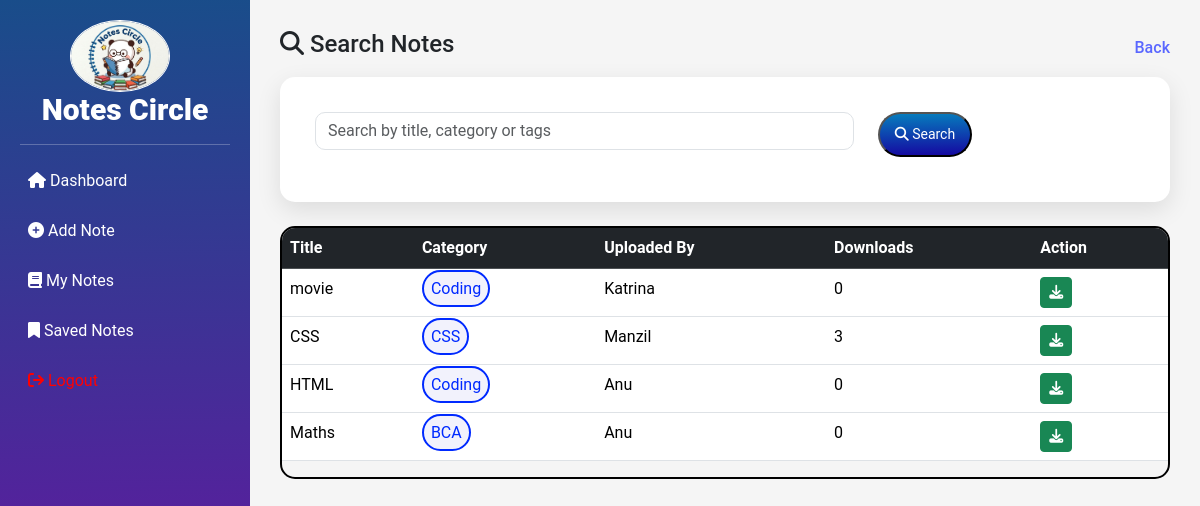
Page /notescircle/user/search_notes.php (signed in) on the committed database.
### tables this page shows
CREATE TABLE `notes` (
  `note_id` int(11) NOT NULL,
  `user_id` int(11) NOT NULL,
  `title` varchar(255) NOT NULL,
  `content` text NOT NULL,
  `created_at` timestamp NOT NULL DEFAULT current_timestamp(),
  `updated_at` timestamp NOT NULL DEFAULT current_timestamp(),
  `file_name` varchar(255) DEFAULT NULL,
  `category` varchar(100) NOT NULL,
  `cover_image` varchar(255) DEFAULT NULL,
  `tags` varchar(255) DEFAULT NULL,
  `downloads` int(11) DEFAULT 0,
  `status` varchar(20) DEFAULT 'active'
);

CREATE TABLE `users` (
  `id` int(11) NOT NULL,
  `name` varchar(100) NOT NULL,
  `email` varchar(100) NOT NULL,
  `password` varchar(255) NOT NULL,
  `created_at` timestamp NOT NULL DEFAULT current_timestamp() ON UPDATE current_timestamp(),
  `profile_photo` varchar(255) DEFAULT NULL
);

### notescircle/user/search_notes.php (the view, shortened to what this page needs)
<?php
include("../config/db.php");
$search = "";
$sql = "SELECT notes.note_id, notes.title, notes.category, notes.downloads, users.name
        FROM notes
        JOIN users ON notes.user_id = users.id
        WHERE notes.status='active'
        AND (notes.title LIKE '%$search%'
        OR notes.category LIKE '%$search%'
        OR notes.tags LIKE '%$search%')
        ORDER BY notes.created_at DESC";
$result = mysqli_query($conn, $sql);
?>
<!DOCTYPE html>
<html>
<head>
    <link rel="stylesheet" href="https://cdn.jsdelivr.net/npm/bootstrap@5.3.2/dist/css/bootstrap.min.css">
    <link rel="stylesheet" href="https://cdnjs.cloudflare.com/ajax/libs/font-awesome/6.5.1/css/all.min.css">
    <link rel="stylesheet" href="../css/user.css">
</head>
<body>
    <div class="dashboard-wrapper">
        <div class="sidebar" id="sidebar">
            <div class="logo-box">
                <img src="../uploads/logo.jpeg" class="logo">
                <h4 class="site-name">Notes Circle</h4>
            </div>
            <hr>
            <ul class="menu">
                <li><a href="dashboard.php"><i class="fa fa-home"></i> Dashboard</a></li>
                <li><a href="add_notes.php"><i class="fa-solid fa-circle-plus"></i> Add Note</a></li>
                <li><a href="my_notes.php"><i class="fa fa-book"></i> My Notes</a></li>
                <li><a href="saved_notes.php"><i class="fa fa-bookmark"></i> Saved Notes</a></li>
                <li><a href="logout.php" style="color:red;"><i class="fa fa-sign-out"></i> Logout</a></li>
            </ul>
        </div>
        <div class="main-content">
            <div class="section-header">
                <h4><i class="fa-solid fa-magnifying-glass"></i> Search Notes</h4>
                <a href="dashboard.php" class="view-all">Back</a>
            </div>
            <div class="upload-card">
                <form method="GET">
                    <div class="row">
                        <div class="col-md-8">
                            <input type="text" name="q" class="form-control"
                                placeholder="Search by title, category or tags"
                                value="<?php echo htmlspecialchars($search); ?>">
                        </div>
                        <div class="col-md-4">
                            <button type="submit" class="save-btn">
                                <i class="fa-solid fa-search"></i> Search
                            </button>
                        </div>
                    </div>
                </form>
            </div>
            <br>
            <div class="table-responsive">
                <table class="table table-hover">
                    <thead class="table-dark">
                        <tr>
                            <th>Title</th>
                            <th>Category</th>
                            <th>Uploaded By</th>
                            <th>Downloads</th>
                            <th>Action</th>
                        </tr>
                    </thead>
                    <tbody>
                        <?php
                        if (mysqli_num_rows($result) > 0) {
                            while ($row = mysqli_fetch_assoc($result)) {
                                ?>
                                <tr>
                                    <td><?php echo htmlspecialchars($row['title']); ?></td>
                                    <td>
                                        <span class="category-file">
                                            <?php echo htmlspecialchars($row['category']); ?>
                                        </span>
                                    </td>
                                    <td><?php echo htmlspecialchars($row['name']); ?></td>
                                    <td><?php echo $row['downloads']; ?></td>
                                    <td>
                                        <a href="download.php?id=<?php echo $row['note_id']; ?>" class="btn btn-success btn-sm">
                                            <i class="fa-solid fa-download"></i>
                                        </a>
                                    </td>
                                </tr>
                                <?php
                            }
                        } else {
                            echo "<tr><td colspan='5'>No notes found</td></tr>";
                        }
                        ?>
                    </tbody>
                </table>
            </div>
        </div>
    </div>
</body>
</html>

### notescircle/css/user.css (style rules this page uses)
body { background: whitesmoke; font-family: "Roboto", sans-serif; margin: 0; }
.dashboard-wrapper { display: flex; }
.sidebar { width: 250px; background: #194d8a; background: linear-gradient( 179deg, rgba(25, 77, 138, 1) 0%, rgba(116, 10, 166, 1) 100% ); color: white; min-height: 100vh; padding: 20px; }
.logo-box { text-align: center; margin-bottom: 15px; }
.logo { width: 100px; border-radius: 50%; border: 1px solid rgb(255, 255, 255); }
.site-name { font-size: 30px; font-weight: 800; color: white; }
.menu { list-style: none; padding: 0; }
.menu li { margin: 10px 0; }
.menu a { color: white; text-decoration: none; padding: 8px; display: block; border-radius: 6px; }
.main-content { flex: 1; padding: 30px; }
.table-responsive { border-radius: 15px; border: 2px solid black; }
.category-file { background-color: rgb(242, 242, 252); border: 2px solid rgb(0, 42, 255); border-radius: 25px; padding: 7px; color: rgb(0, 42, 255); }
.section-header { display: flex; justify-content: space-between; align-items: center; margin-bottom: 10px; }
.view-all { text-decoration: none; color: #5a67ff; font-weight: 500; }
.save-btn { background: #067dbd; background: linear-gradient( 179deg, rgba(6, 125, 189, 1) 0%, rgba(21, 8, 161, 1) 100% ); padding: 10px; border-radius: 25px; color: white; text-decoration: none; font-size: 14px; padding-left: 15px; padding-right: 15px; margin-bottom: 10px; }
.upload-card { background: white; padding: 35px; border-radius: 15px; box-shadow: 0 8px 25px rgba(0, 0, 0, 0.1); max-width: 1200px; }
.upload-card input, .upload-card textarea { border-radius: 10px; }
.logo { width: 100px; margin-right: 10px; }

### rows in the picture
notes: title "movie", category "Coding", user.name "Katrina", downloads "0"
notes: title "CSS", category "CSS", user.name "Manzil", downloads "3"
notes: title "HTML", category "Coding", user.name "Anu", downloads "0"
notes: title "Maths", category "BCA", user.name "Anu", downloads "0"
